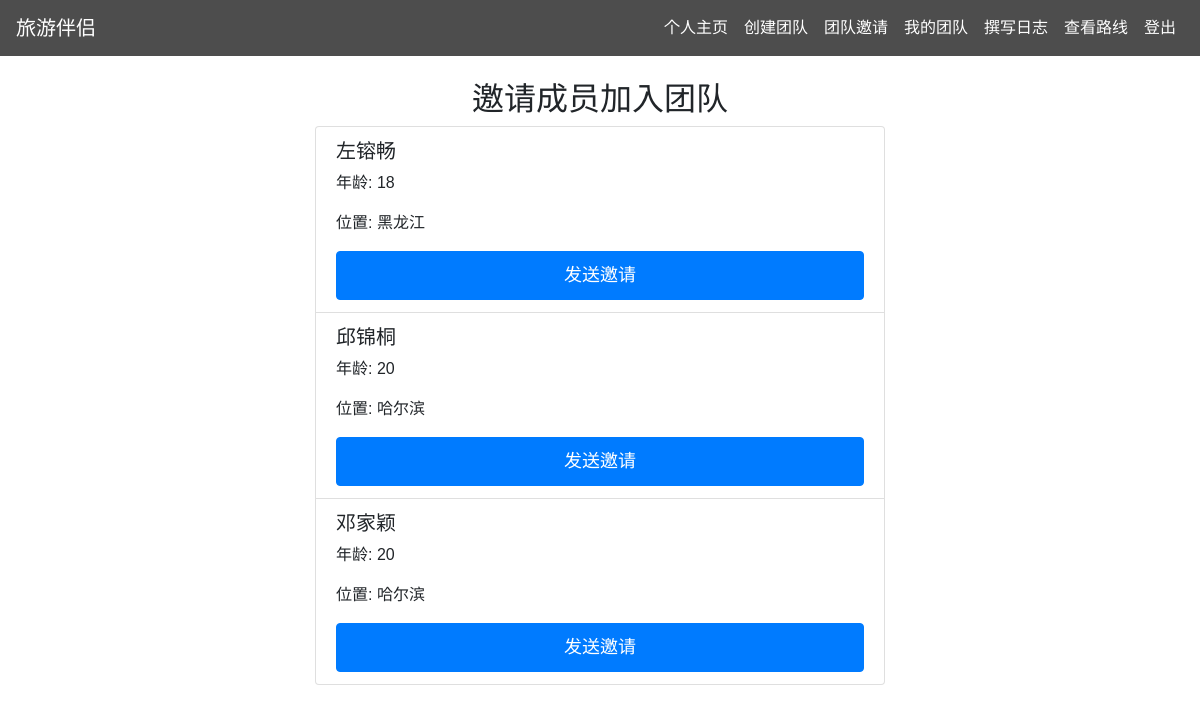
Before: /team_invitation/2 with the older database file.
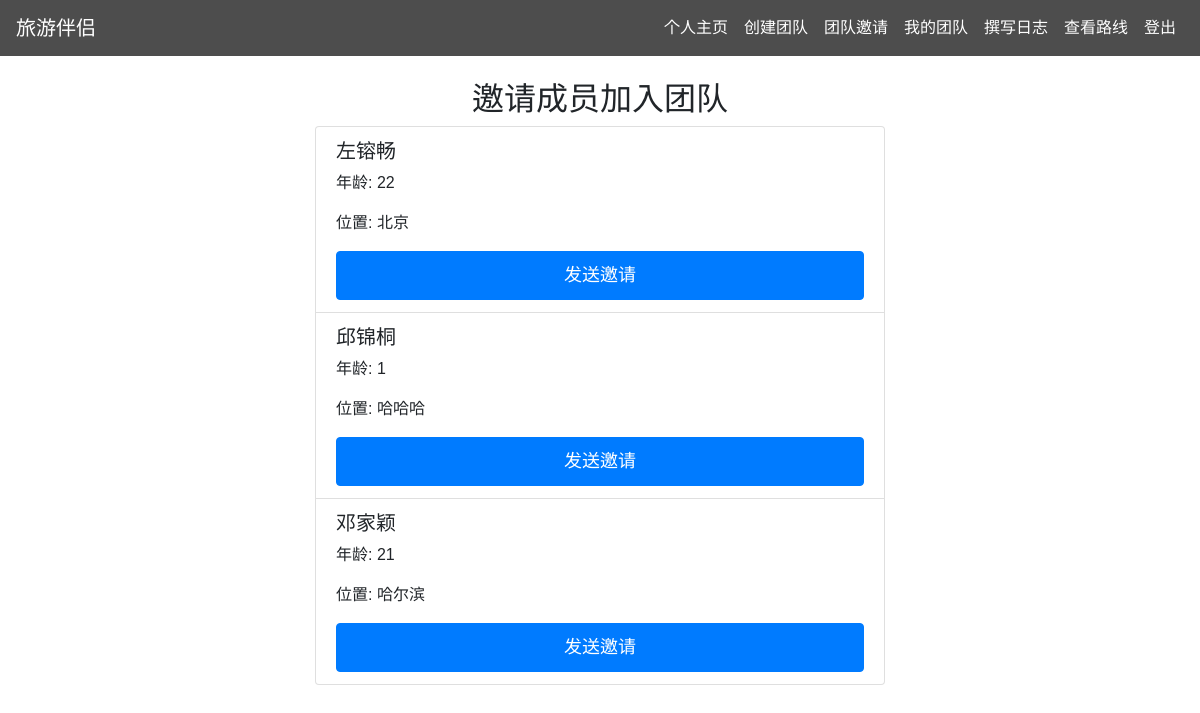
After: the same page with the newer database file.
### demo/models.py (models this page shows)
class User(db.Model):
    id = db.Column(db.Integer, primary_key=True)
    username = db.Column(db.String(80), unique=True, nullable=False)
    password = db.Column(db.String(80), nullable=False)
    age = db.Column(db.Integer, nullable=False)
    gender = db.Column(db.String(10), nullable=False)
    location = db.Column(db.String(120), nullable=False)
    budget = db.Column(db.String(120), nullable=False)
    interests = db.Column(db.String(500), nullable=False)
    companion_requirements = db.Column(db.String(120))  # 新增字段

### demo/app.py (the view)
@app.route('/team_invitation/<int:team_id>')
def team_invitation(team_id):
    team = Team.query.get_or_404(team_id)
    current_user_id = session.get('user_id')
    users = User.query.filter(User.id != current_user_id).all()
    return render_template('team_invitation.html', team_id=team.id, users=users)

### demo/templates/team_invitation.html (shortened to what this page needs)
{% extends "base.html" %}
{% block content %}
<h2 class="text-center">邀请成员加入团队</h2>
<form action="/send_invitations" method="POST" id="invitationForm">
    <div class="list-group">
        {% for user in users %}
            <div class="list-group-item">
                <h5>{{ user.username }}</h5>
                <p>年龄: {{ user.age }}</p>
                <p>位置: {{ user.location }}</p>
                <button type="submit" name="user_id" value="{{ user.id }}" class="btn btn-primary invite-btn" onclick="disableButton(this)">发送邀请</button>
            </div>
        {% endfor %}
    </div>
</form>
{% endblock %}

Changed rows visible on the page:
changed User "左镕畅": age "18" → "22"; location "黑龙江" → "北京"
changed User "邱锦桐": age "20" → "1"; location "哈尔滨" → "哈哈哈"
changed User "邓家颖": age "20" → "21"
